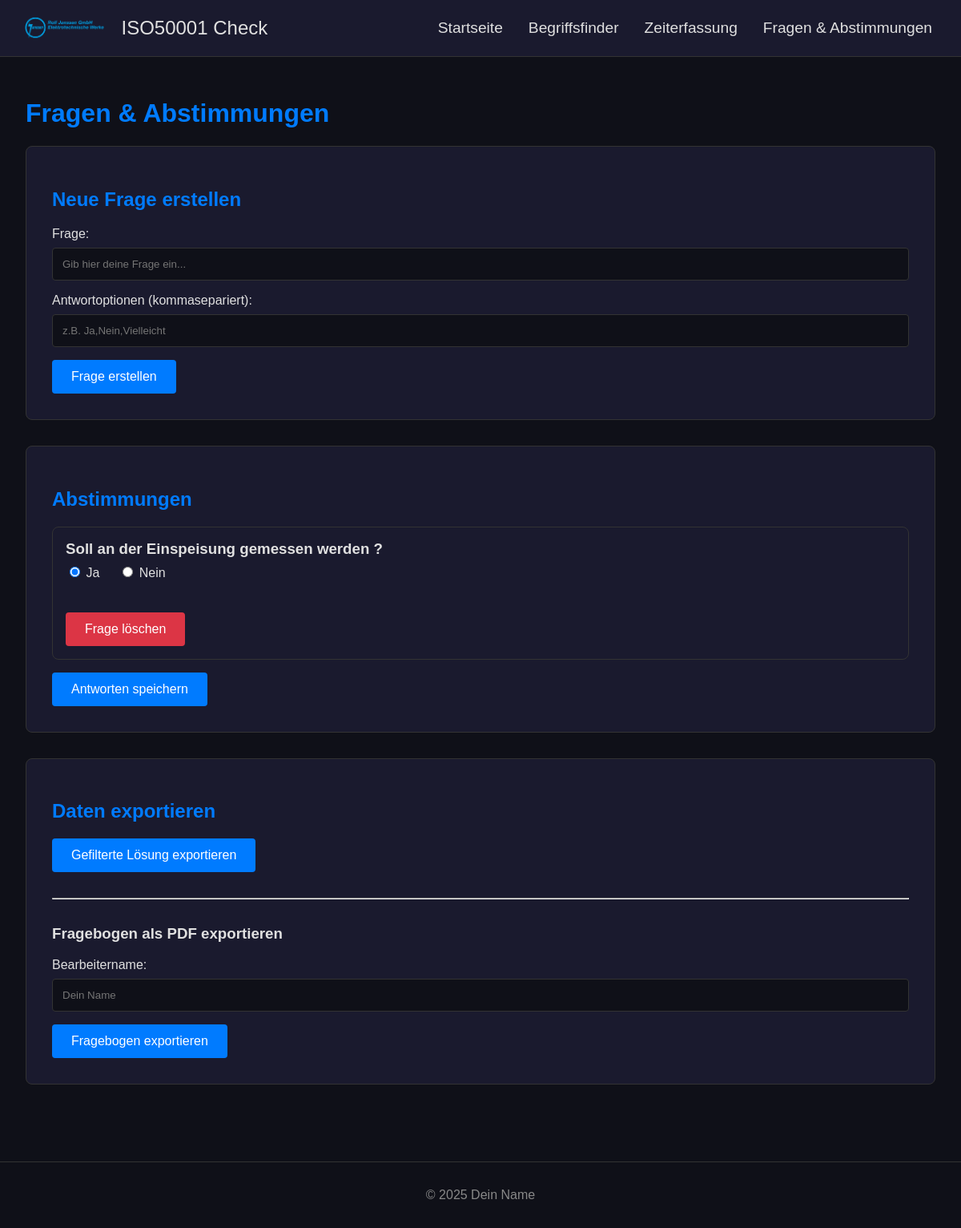
Before: /fragen with the older database file.
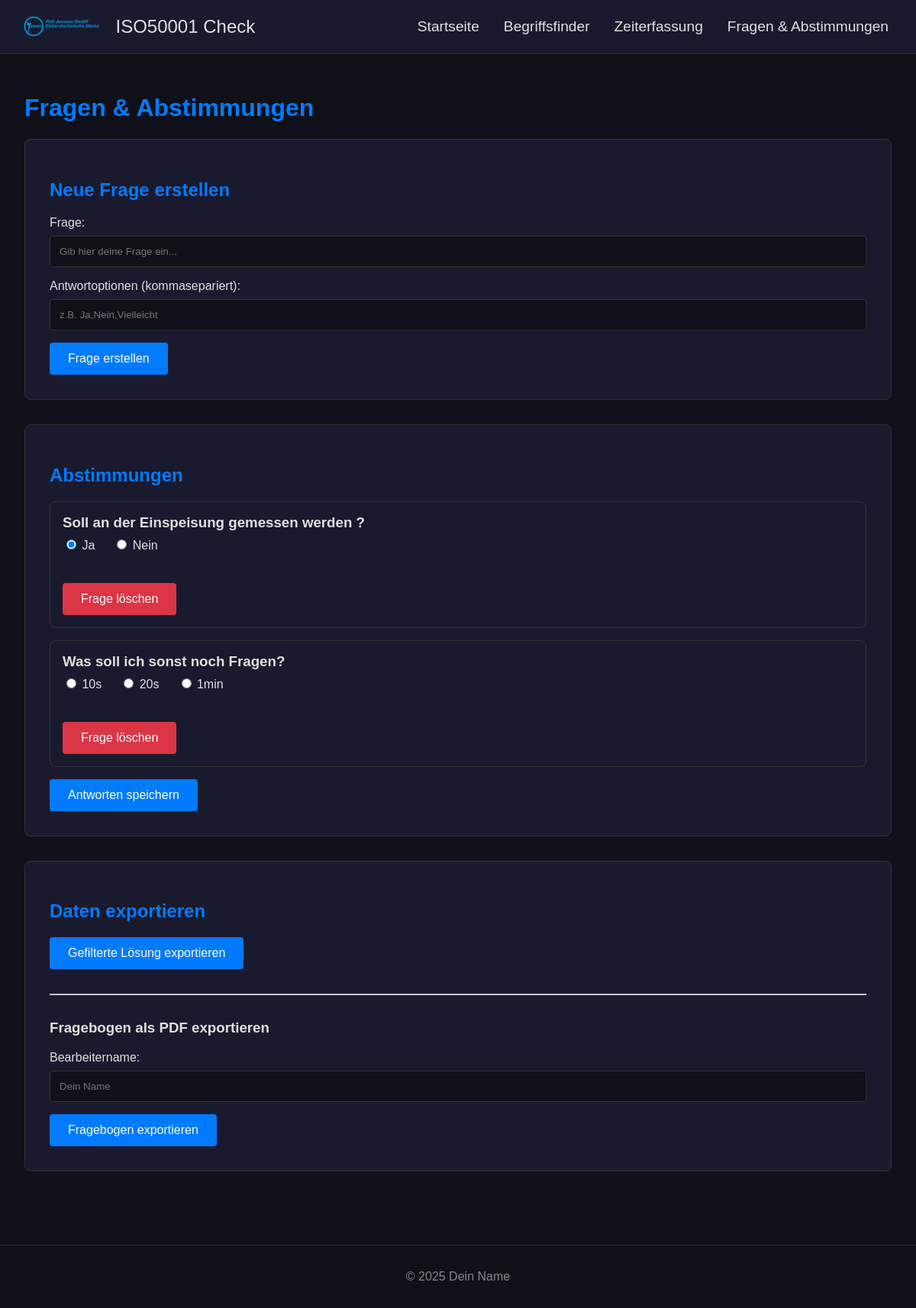
After: the same page with the newer database file.
### app.py (models this page shows)
class QuestionAnswer(db.Model):
    id = db.Column(db.Integer, primary_key=True)
    question = db.Column(db.String(500), nullable=False, unique=True)
    options = db.Column(db.String(500), nullable=False)
    answer = db.Column(db.String(50), nullable=True)

### app.py (the view, shortened to what this page needs)
@app.route('/fragen', methods=['GET', 'POST'])
def fragen():
    fragen_db = QuestionAnswer.query.all()
    return render_template('fragen.html', fragen=fragen_db)

### app.py (called while the page is built)
@app.context_processor
def inject_now():
    return {'now': datetime.now(timezone.utc)}

### templates/fragen.html (shortened to what this page needs)
{% extends 'base.html' %}
{% block content %}
    <h1>Fragen & Abstimmungen</h1>
    <div class="form-container">
        <h2>Neue Frage erstellen</h2>
        <form action="{{ url_for('fragen') }}" method="POST">
            <div class="form-group">
                <label for="new_question">Frage:</label>
                <input type="text" id="new_question" name="new_question" placeholder="Gib hier deine Frage ein..." required>
            </div>
            <div class="form-group">
                <label for="options">Antwortoptionen (kommasepariert):</label>
                <input type="text" id="options" name="options" placeholder="z.B. Ja,Nein,Vielleicht" required>
            </div>
            <button type="submit" class="btn">Frage erstellen</button>
        </form>
    </div>
    {% if fragen %}
    <div class="form-container">
        <h2>Abstimmungen</h2>
        <form action="{{ url_for('fragen') }}" method="POST">
            {% for frage in fragen %}
                <div class="question-item">
                    <h3>{{ frage.question }}</h3>
                    <div class="form-group">
                        {% set options = frage.options.split(',') %}
                        {% for option in options %}
                        <label>
                            <input type="radio" name="answer_{{ frage.id }}" value="{{ option.strip() }}" {% if frage.answer == option.strip() %}checked{% endif %} required> {{ option.strip() }}
                        </label>
                        {% endfor %}
                    </div>
                    <button type="submit" formaction="{{ url_for('delete_question', question_id=frage.id) }}" formmethod="POST" class="btn btn-danger">Frage löschen</button>
                </div>
            {% endfor %}
            <button type="submit" class="btn">Antworten speichern</button>
        </form>
    </div>
    <div class="form-container">
        <h2>Daten exportieren</h2>
        <form action="{{ url_for('download_filtered_pdf') }}" method="POST" style="margin-bottom: 2rem;">
            <button type="submit" class="btn">Gefilterte Lösung exportieren</button>
        </form>
        <hr>
        <h3 style="margin-top: 2rem;">Fragebogen als PDF exportieren</h3>
        <form action="{{ url_for('export_questions_pdf') }}" method="POST">
            <div class="form-group">
                <label for="bearbeiter">Bearbeitername:</label>
                <input type="text" id="bearbeiter" name="bearbeiter" placeholder="Dein Name" required>
            </div>
            <button type="submit" class="btn">Fragebogen exportieren</button>
        </form>
    </div>
    {% else %}
    <div class="form-container">
        <p>Noch keine Fragen erstellt.</p>
    </div>
    {% endif %}
{% endblock %}

### templates/base.html (shortened to what this page needs)
<!DOCTYPE html>
<html lang="de">
<head>
    <link rel="stylesheet" href="{{ url_for('static', filename='css/style.css') }}">
</head>
<body>
    <nav class="navbar">
        <div class="navbar-container">
            <a href="{{ url_for('index') }}" class="navbar-logo">
                <img src="{{ url_for('static', filename='img/logo.png') }}" alt="Logo">
                <span>ISO50001 Check</span>
            </a>
            <ul class="nav-menu">
                <li class="nav-item">
                    <a href="{{ url_for('index') }}" class="nav-links">Startseite</a>
                </li>
                <li class="nav-item">
                    <a href="{{ url_for('begriffsfinder') }}" class="nav-links">Begriffsfinder</a>
                </li>
                <li class="nav-item">
                    <a href="{{ url_for('dokumentation') }}" class="nav-links">Zeiterfassung</a>
                </li>
                <li class="nav-item">
                    <a href="{{ url_for('fragen') }}" class="nav-links">Fragen & Abstimmungen</a>
                </li>
            </ul>
        </div>
    </nav>
    <main class="main-content">
        {% block content %}{% endblock %}
    </main>
    <footer>
        <p>&copy; 2025 Dein Name</p>
    </footer>
</body>
</html>

### static/css/style.css (style rules this page uses)
:root { --primary-bg-color: #0f1018; --secondary-bg-color: #1a1a2e; --primary-text-color: #e0e0e0; --accent-color: #007bff; --accent-hover-color: #0056b3; --border-color: #333; --success-color: #28a745; --error-color: #dc3545; }
body { font-family: Arial, sans-serif; background-color: var(--primary-bg-color); color: var(--primary-text-color); margin: 0; padding-top: 70px; }
.navbar { background-color: var(--secondary-bg-color); height: 70px; display: flex; justify-content: center; align-items: center; font-size: 1.2rem; position: fixed; top: 0; width: 100%; z-index: 999; border-bottom: 1px solid var(--border-color); }
.navbar-container { display: flex; justify-content: space-between; align-items: center; height: 70px; width: 100%; max-width: 1200px; padding: 0 20px; }
.navbar-logo { color: var(--primary-text-color); display: flex; align-items: center; text-decoration: none; font-size: 1.5rem; }
.navbar-logo img { height: 50px; width: auto; margin-right: 10px; }
.nav-menu { display: flex; list-style: none; text-align: center; }
.nav-item { height: 70px; }
.nav-links { color: var(--primary-text-color); display: flex; align-items: center; text-decoration: none; padding: 0 1rem; height: 100%; }
.main-content { padding: 2rem; max-width: 1200px; margin: 0 auto; }
h1, h2 { color: var(--accent-color); }
.form-container, .result-container, .table-container, .chart-container { background-color: var(--secondary-bg-color); padding: 2rem; border-radius: 8px; margin-bottom: 2rem; border: 1px solid var(--border-color); }
.form-group { margin-bottom: 1rem; }
.form-group label { display: block; margin-bottom: 0.5rem; }
input[type="text"], input[type="search"], input[type="date"], input[type="time"], textarea, select { width: 100%; padding: 0.75rem; background-color: var(--primary-bg-color); border: 1px solid var(--border-color); color: var(--primary-text-color); border-radius: 4px; box-sizing: border-box; }
.btn { padding: 0.75rem 1.5rem; border: none; border-radius: 4px; background-color: var(--accent-color); color: white; font-size: 1rem; cursor: pointer; transition: background-color 0.2s ease; }
.btn-danger { background-color: var(--error-color); }
footer { text-align: center; padding: 1rem; margin-top: 2rem; border-top: 1px solid var(--border-color); color: #888; }

### templates/fragen.html (style rules this page uses)
.question-item { border: 1px solid var(--border-color); padding: 1rem; border-radius: 8px; margin-bottom: 1rem; }
.question-item h3 { margin-top: 0; margin-bottom: 0.5rem; color: var(--primary-text-color); }
.question-item .form-group { display: flex; gap: 1.5rem; align-items: center; }
.question-item .btn-danger { margin-top: 1rem; }

Changed rows visible on the page:
added QuestionAnswer: question "Was soll ich sonst noch Fragen?", answer "☐ 10s" "☐ 20s" "☐ 1min", strip "10s" "20s" "1min"
